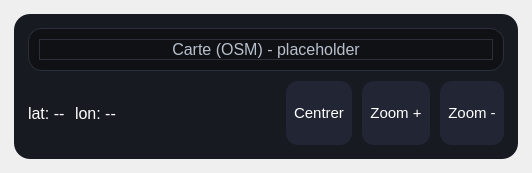
<?xml version="1.0" encoding="UTF-8"?>
<ui version="4.0">
 <class>NavigationPage</class>
 <widget class="QWidget" name="NavigationPage">
  <layout class="QVBoxLayout" name="verticalLayout">
   <property name="leftMargin"><number>14</number></property>
   <property name="topMargin"><number>14</number></property>
   <property name="rightMargin"><number>14</number></property>
   <property name="bottomMargin"><number>14</number></property>

   <item>
    <widget class="QFrame" name="frame">
     <property name="styleSheet">
      <string notr="true">
QFrame{background:#171a21;border-radius:16px;}
QLabel{color:white;}
QPushButton{height:48px;border-radius:12px;color:white;background:#222634;font-size:15px;padding:8px;}
QPushButton:pressed{background:#2d3245;}
      </string>
     </property>
     <layout class="QVBoxLayout" name="layoutInner">
      <property name="leftMargin"><number>14</number></property>
      <property name="topMargin"><number>14</number></property>
      <property name="rightMargin"><number>14</number></property>
      <property name="bottomMargin"><number>14</number></property>
      <property name="spacing"><number>10</number></property>

      <item>
       <widget class="QFrame" name="mapPlaceholder">
        <property name="minimumHeight"><number>240</number></property>
        <property name="styleSheet">
         <string notr="true">QFrame{background:#0f1115;border-radius:14px;border:1px solid #2a2f3a;}</string>
        </property>
        <layout class="QVBoxLayout" name="mapLayout">
         <property name="leftMargin"><number>10</number></property>
         <property name="topMargin"><number>10</number></property>
         <property name="rightMargin"><number>10</number></property>
         <property name="bottomMargin"><number>10</number></property>
         <item>
          <widget class="QLabel" name="lblMap">
           <property name="text"><string>Carte (OSM) - placeholder</string></property>
           <property name="alignment"><set>Qt::AlignCenter</set></property>
           <property name="styleSheet"><string notr="true">QLabel{color:#b8c0cc;font-size:16px;}</string></property>
          </widget>
         </item>
        </layout>
       </widget>
      </item>

      <item>
       <layout class="QHBoxLayout" name="rowInfo">
        <property name="spacing"><number>10</number></property>
        <item><widget class="QLabel" name="lblLat"><property name="text"><string>lat: --</string></property><property name="styleSheet"><string notr="true">QLabel{font-size:16px;}</string></property></widget></item>
        <item><widget class="QLabel" name="lblLon"><property name="text"><string>lon: --</string></property><property name="styleSheet"><string notr="true">QLabel{font-size:16px;}</string></property></widget></item>
        <item>
         <spacer name="sp">
          <property name="orientation"><enum>Qt::Horizontal</enum></property>
          <property name="sizeHint" stdset="0"><size><width>160</width><height>10</height></size></property>
         </spacer>
        </item>
        <item><widget class="QPushButton" name="btnCenter"><property name="text"><string>Centrer</string></property></widget></item>
        <item><widget class="QPushButton" name="btnZoomIn"><property name="text"><string>Zoom +</string></property></widget></item>
        <item><widget class="QPushButton" name="btnZoomOut"><property name="text"><string>Zoom -</string></property></widget></item>
       </layout>
      </item>

     </layout>
    </widget>
   </item>

  </layout>
 </widget>
 <resources/>
 <connections/>
</ui>
